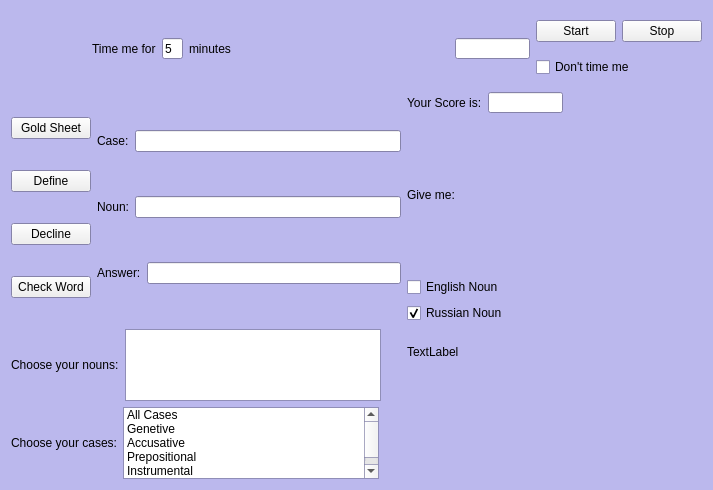
<?xml version="1.0" encoding="UTF-8"?>
<ui version="4.0">
 <class>RusNounDialog</class>
 <widget class="QDialog" name="RusNounDialog">
  <property name="geometry">
   <rect>
    <x>0</x>
    <y>0</y>
    <width>713</width>
    <height>490</height>
   </rect>
  </property>
  <property name="sizePolicy">
   <sizepolicy hsizetype="Preferred" vsizetype="Preferred">
    <horstretch>0</horstretch>
    <verstretch>0</verstretch>
   </sizepolicy>
  </property>
  <property name="palette">
   <palette>
    <active>
     <colorrole role="Base">
      <brush brushstyle="SolidPattern">
       <color alpha="255">
        <red>255</red>
        <green>255</green>
        <blue>255</blue>
       </color>
      </brush>
     </colorrole>
     <colorrole role="Window">
      <brush brushstyle="SolidPattern">
       <color alpha="255">
        <red>187</red>
        <green>184</green>
        <blue>237</blue>
       </color>
      </brush>
     </colorrole>
    </active>
    <inactive>
     <colorrole role="Base">
      <brush brushstyle="SolidPattern">
       <color alpha="255">
        <red>255</red>
        <green>255</green>
        <blue>255</blue>
       </color>
      </brush>
     </colorrole>
     <colorrole role="Window">
      <brush brushstyle="SolidPattern">
       <color alpha="255">
        <red>187</red>
        <green>184</green>
        <blue>237</blue>
       </color>
      </brush>
     </colorrole>
    </inactive>
    <disabled>
     <colorrole role="Base">
      <brush brushstyle="SolidPattern">
       <color alpha="255">
        <red>187</red>
        <green>184</green>
        <blue>237</blue>
       </color>
      </brush>
     </colorrole>
     <colorrole role="Window">
      <brush brushstyle="SolidPattern">
       <color alpha="255">
        <red>187</red>
        <green>184</green>
        <blue>237</blue>
       </color>
      </brush>
     </colorrole>
    </disabled>
   </palette>
  </property>
  <property name="windowTitle">
   <string>Russian Noun Case Practice</string>
  </property>
  <property name="autoFillBackground">
   <bool>false</bool>
  </property>
  <property name="sizeGripEnabled">
   <bool>false</bool>
  </property>
  <layout class="QGridLayout" name="gridLayout">
   <item row="0" column="0" colspan="3">
    <layout class="QHBoxLayout" name="horizontalLayout_8">
     <item>
      <widget class="QLabel" name="label_11">
       <property name="minimumSize">
        <size>
         <width>75</width>
         <height>75</height>
        </size>
       </property>
       <property name="maximumSize">
        <size>
         <width>75</width>
         <height>75</height>
        </size>
       </property>
       <property name="autoFillBackground">
        <bool>false</bool>
       </property>
       <property name="text">
        <string/>
       </property>
       <property name="pixmap">
        <pixmap resource="BabelResources.qrc">:/new/babelpic/rusflag.png</pixmap>
       </property>
       <property name="scaledContents">
        <bool>true</bool>
       </property>
      </widget>
     </item>
     <item>
      <widget class="QLabel" name="label">
       <property name="text">
        <string>Time me for</string>
       </property>
      </widget>
     </item>
     <item>
      <widget class="QLineEdit" name="Minutes">
       <property name="enabled">
        <bool>true</bool>
       </property>
       <property name="sizePolicy">
        <sizepolicy hsizetype="Minimum" vsizetype="Minimum">
         <horstretch>0</horstretch>
         <verstretch>0</verstretch>
        </sizepolicy>
       </property>
       <property name="minimumSize">
        <size>
         <width>21</width>
         <height>21</height>
        </size>
       </property>
       <property name="maximumSize">
        <size>
         <width>21</width>
         <height>21</height>
        </size>
       </property>
       <property name="text">
        <string>5</string>
       </property>
      </widget>
     </item>
     <item>
      <widget class="QLabel" name="label_2">
       <property name="text">
        <string>minutes</string>
       </property>
      </widget>
     </item>
     <item>
      <spacer name="horizontalSpacer">
       <property name="orientation">
        <enum>Qt::Horizontal</enum>
       </property>
       <property name="sizeHint" stdset="0">
        <size>
         <width>40</width>
         <height>20</height>
        </size>
       </property>
      </spacer>
     </item>
     <item>
      <widget class="QLineEdit" name="TimeBox">
       <property name="sizePolicy">
        <sizepolicy hsizetype="Minimum" vsizetype="Fixed">
         <horstretch>0</horstretch>
         <verstretch>0</verstretch>
        </sizepolicy>
       </property>
       <property name="minimumSize">
        <size>
         <width>75</width>
         <height>21</height>
        </size>
       </property>
       <property name="maximumSize">
        <size>
         <width>75</width>
         <height>21</height>
        </size>
       </property>
      </widget>
     </item>
     <item>
      <layout class="QVBoxLayout" name="verticalLayout_5">
       <item>
        <layout class="QHBoxLayout" name="horizontalLayout_7">
         <item>
          <widget class="QPushButton" name="Start">
           <property name="text">
            <string>Start</string>
           </property>
           <property name="autoDefault">
            <bool>false</bool>
           </property>
          </widget>
         </item>
         <item>
          <widget class="QPushButton" name="Stop">
           <property name="text">
            <string>Stop</string>
           </property>
           <property name="autoDefault">
            <bool>false</bool>
           </property>
          </widget>
         </item>
        </layout>
       </item>
       <item>
        <widget class="QCheckBox" name="DontTime">
         <property name="text">
          <string>Don't time me</string>
         </property>
        </widget>
       </item>
      </layout>
     </item>
    </layout>
   </item>
   <item row="1" column="0" rowspan="2">
    <layout class="QVBoxLayout" name="verticalLayout_4">
     <item>
      <widget class="QPushButton" name="GoldSheet">
       <property name="text">
        <string>Gold Sheet</string>
       </property>
       <property name="autoDefault">
        <bool>false</bool>
       </property>
      </widget>
     </item>
     <item>
      <widget class="QPushButton" name="Define">
       <property name="text">
        <string>Define</string>
       </property>
       <property name="autoDefault">
        <bool>false</bool>
       </property>
      </widget>
     </item>
     <item>
      <widget class="QPushButton" name="Decline">
       <property name="text">
        <string>Decline</string>
       </property>
       <property name="autoDefault">
        <bool>false</bool>
       </property>
      </widget>
     </item>
     <item>
      <widget class="QPushButton" name="check">
       <property name="text">
        <string>Check Word</string>
       </property>
       <property name="autoDefault">
        <bool>false</bool>
       </property>
      </widget>
     </item>
    </layout>
   </item>
   <item row="1" column="1" rowspan="2">
    <layout class="QVBoxLayout" name="verticalLayout">
     <item>
      <layout class="QHBoxLayout" name="horizontalLayout">
       <item>
        <widget class="QLabel" name="label_3">
         <property name="text">
          <string>Case:</string>
         </property>
        </widget>
       </item>
       <item>
        <widget class="QLineEdit" name="Case"/>
       </item>
      </layout>
     </item>
     <item>
      <layout class="QHBoxLayout" name="horizontalLayout_2">
       <item>
        <widget class="QLabel" name="label_4">
         <property name="text">
          <string>Noun:</string>
         </property>
        </widget>
       </item>
       <item>
        <widget class="QLineEdit" name="NomNoun"/>
       </item>
      </layout>
     </item>
     <item>
      <layout class="QHBoxLayout" name="horizontalLayout_3">
       <item>
        <widget class="QLabel" name="label_5">
         <property name="text">
          <string>Answer:</string>
         </property>
        </widget>
       </item>
       <item>
        <widget class="QLineEdit" name="Answer"/>
       </item>
      </layout>
     </item>
    </layout>
   </item>
   <item row="1" column="2">
    <layout class="QHBoxLayout" name="horizontalLayout_6">
     <item>
      <widget class="QLabel" name="label_7">
       <property name="text">
        <string>Your Score is:</string>
       </property>
      </widget>
     </item>
     <item>
      <widget class="QLineEdit" name="Score">
       <property name="maximumSize">
        <size>
         <width>75</width>
         <height>21</height>
        </size>
       </property>
      </widget>
     </item>
     <item>
      <spacer name="horizontalSpacer_3">
       <property name="orientation">
        <enum>Qt::Horizontal</enum>
       </property>
       <property name="sizeHint" stdset="0">
        <size>
         <width>40</width>
         <height>20</height>
        </size>
       </property>
      </spacer>
     </item>
    </layout>
   </item>
   <item row="2" column="2">
    <layout class="QVBoxLayout" name="verticalLayout_2">
     <item>
      <widget class="QLabel" name="label_6">
       <property name="text">
        <string>Give me:</string>
       </property>
      </widget>
     </item>
     <item>
      <widget class="QCheckBox" name="GiveMeEnglish">
       <property name="text">
        <string>English Noun</string>
       </property>
      </widget>
     </item>
     <item>
      <widget class="QCheckBox" name="GiveMeRussian">
       <property name="text">
        <string>Russian Noun</string>
       </property>
       <property name="checked">
        <bool>true</bool>
       </property>
      </widget>
     </item>
    </layout>
   </item>
   <item row="3" column="0" colspan="2">
    <layout class="QVBoxLayout" name="verticalLayout_3">
     <item>
      <layout class="QHBoxLayout" name="horizontalLayout_4">
       <item>
        <widget class="QLabel" name="label_8">
         <property name="text">
          <string>Choose your nouns:</string>
         </property>
        </widget>
       </item>
       <item>
        <widget class="QListWidget" name="ChosenNouns">
         <property name="minimumSize">
          <size>
           <width>124</width>
           <height>50</height>
          </size>
         </property>
         <property name="maximumSize">
          <size>
           <width>526</width>
           <height>72</height>
          </size>
         </property>
        </widget>
       </item>
       <item>
        <spacer name="horizontalSpacer_4">
         <property name="orientation">
          <enum>Qt::Horizontal</enum>
         </property>
         <property name="sizeHint" stdset="0">
          <size>
           <width>20</width>
           <height>20</height>
          </size>
         </property>
        </spacer>
       </item>
      </layout>
     </item>
     <item>
      <layout class="QHBoxLayout" name="horizontalLayout_5">
       <property name="sizeConstraint">
        <enum>QLayout::SetFixedSize</enum>
       </property>
       <item>
        <widget class="QLabel" name="label_9">
         <property name="text">
          <string>Choose your cases:</string>
         </property>
        </widget>
       </item>
       <item>
        <widget class="QListWidget" name="ChosenCases">
         <property name="maximumSize">
          <size>
           <width>526</width>
           <height>72</height>
          </size>
         </property>
         <item>
          <property name="text">
           <string>All Cases</string>
          </property>
         </item>
         <item>
          <property name="text">
           <string>Genetive</string>
          </property>
         </item>
         <item>
          <property name="text">
           <string>Accusative</string>
          </property>
         </item>
         <item>
          <property name="text">
           <string>Prepositional</string>
          </property>
         </item>
         <item>
          <property name="text">
           <string>Instrumental</string>
          </property>
         </item>
         <item>
          <property name="text">
           <string>Dative</string>
          </property>
         </item>
        </widget>
       </item>
       <item>
        <spacer name="horizontalSpacer_5">
         <property name="orientation">
          <enum>Qt::Horizontal</enum>
         </property>
         <property name="sizeHint" stdset="0">
          <size>
           <width>20</width>
           <height>20</height>
          </size>
         </property>
        </spacer>
       </item>
      </layout>
     </item>
    </layout>
   </item>
   <item row="3" column="2">
    <layout class="QVBoxLayout" name="verticalLayout_6">
     <property name="sizeConstraint">
      <enum>QLayout::SetDefaultConstraint</enum>
     </property>
     <item>
      <widget class="QLabel" name="correctword">
       <property name="text">
        <string>TextLabel</string>
       </property>
      </widget>
     </item>
     <item>
      <widget class="QLabel" name="correctlabel">
       <property name="enabled">
        <bool>true</bool>
       </property>
       <property name="text">
        <string/>
       </property>
       <property name="pixmap">
        <pixmap resource="BabelResources.qrc">:/new/babelpic/correct.jpeg</pixmap>
       </property>
       <property name="scaledContents">
        <bool>true</bool>
       </property>
      </widget>
     </item>
     <item>
      <widget class="QLabel" name="wronglabel">
       <property name="enabled">
        <bool>true</bool>
       </property>
       <property name="sizePolicy">
        <sizepolicy hsizetype="Preferred" vsizetype="Preferred">
         <horstretch>0</horstretch>
         <verstretch>0</verstretch>
        </sizepolicy>
       </property>
       <property name="text">
        <string/>
       </property>
       <property name="pixmap">
        <pixmap resource="BabelResources.qrc">:/new/babelpic/wrong.png</pixmap>
       </property>
       <property name="scaledContents">
        <bool>true</bool>
       </property>
      </widget>
     </item>
    </layout>
   </item>
  </layout>
 </widget>
 <tabstops>
  <tabstop>Start</tabstop>
  <tabstop>Minutes</tabstop>
  <tabstop>Answer</tabstop>
  <tabstop>GoldSheet</tabstop>
  <tabstop>Define</tabstop>
  <tabstop>Decline</tabstop>
  <tabstop>GiveMeEnglish</tabstop>
  <tabstop>GiveMeRussian</tabstop>
  <tabstop>ChosenNouns</tabstop>
  <tabstop>ChosenCases</tabstop>
  <tabstop>DontTime</tabstop>
  <tabstop>Case</tabstop>
  <tabstop>Score</tabstop>
  <tabstop>NomNoun</tabstop>
  <tabstop>Stop</tabstop>
  <tabstop>TimeBox</tabstop>
 </tabstops>
 <resources>
  <include location="BabelResources.qrc"/>
 </resources>
 <connections/>
</ui>
